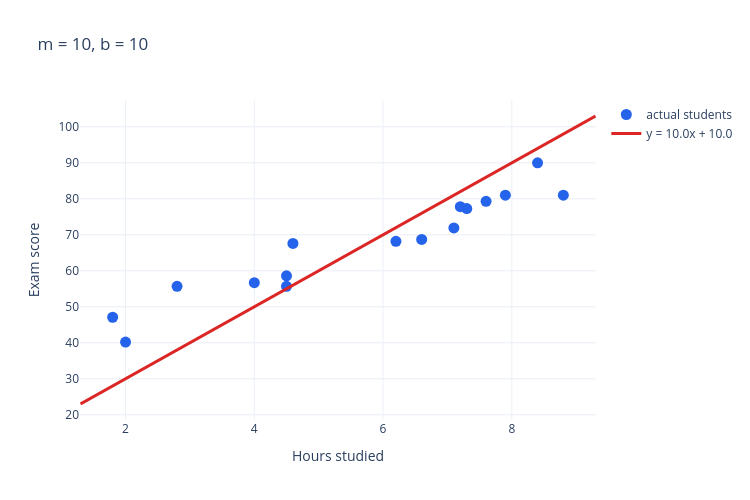

The code cell stored with this chart in its notebook:
### Markdown cell above
> ### 🙋 Ask the class
>
> - What's wrong with this line?

### Code cell
plot_line_over_data(scores_1d, slope=10, intercept=10, title="m = 10, b = 10").show()

### Figure 1 — Plotly figure (JSON) as saved in the notebook; plotly's stock layout.template omitted (floating-point values rounded to 4 significant figures)
{"data": [{"hovertemplate": "Hours: %{x}<br>Score: %{y}<extra></extra>", "marker": {"color": "#2563eb", "size": 11}, "mode": "markers", "name": "actual students", "type": "scatter", "x": [1.8, 2.0, 2.8, 4.0, 4.5, 4.5, 4.6, 6.2, 6.6, 7.1, 7.2, 7.3, 7.6, 7.9, 8.4, 8.8], "y": [47.1, 40.2, 55.7, 56.7, 58.6, 55.7, 67.6, 68.2, 68.7, 71.9, 77.8, 77.3, 79.3, 81.0, 90.0, 81.0]}, {"line": {"color": "#dc2626", "width": 3}, "mode": "lines", "name": "y = 10.0x + 10.0", "type": "scatter", "x": [1.3, 1.463, 1.627, 1.79, 1.953, 2.116, 2.28, 2.443, 2.606, 2.769, 2.933, 3.096, 3.259, 3.422, 3.586, 3.749, 3.912, 4.076, 4.239, 4.402, 4.565, 4.729, 4.892, 5.055, 5.218, 5.382, 5.545, 5.708, 5.871, 6.035, 6.198, 6.361, 6.524, 6.688, 6.851, 7.014, 7.178, 7.341, 7.504, 7.667, 7.831, 7.994, 8.157, 8.32, 8.484, 8.647, 8.81, 8.973, 9.137, 9.3], "y": [23.0, 24.63, 26.27, 27.9, 29.53, 31.16, 32.8, 34.43, 36.06, 37.69, 39.33, 40.96, 42.59, 44.22, 45.86, 47.49, 49.12, 50.76, 52.39, 54.02, 55.65, 57.29, 58.92, 60.55, 62.18, 63.82, 65.45, 67.08, 68.71, 70.35, 71.98, 73.61, 75.24, 76.88, 78.51, 80.14, 81.78, 83.41, 85.04, 86.67, 88.31, 89.94, 91.57, 93.2, 94.84, 96.47, 98.1, 99.73, 101.4, 103.0]}], "layout": {"height": 500, "title": {"text": "m = 10, b = 10"}, "width": 750, "xaxis": {"title": {"text": "Hours studied"}}, "yaxis": {"title": {"text": "Exam score"}}}}
